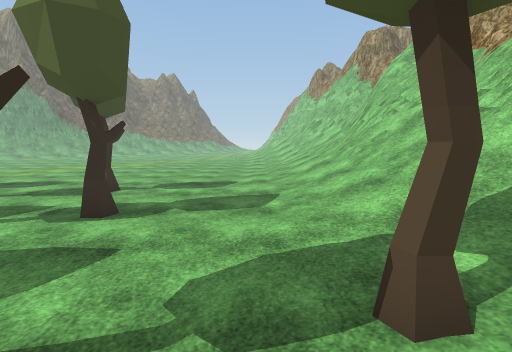
[1] (above)

21 first-person views from a walk through a scene from a Unity 3-D project. The camera is 1.5 m above the floor, tilts 6° down and sees 80° across. The floor is counted in squares, 1 m on a side. Each view is taken from the middle of a square. On the plan, view 1 faces up. The plan holds only what a view shows up to about 15 squares ahead; the rest is blank. The place goes on beyond the plan. The player is left out. Some surface patterns are stand-ins.

[2]
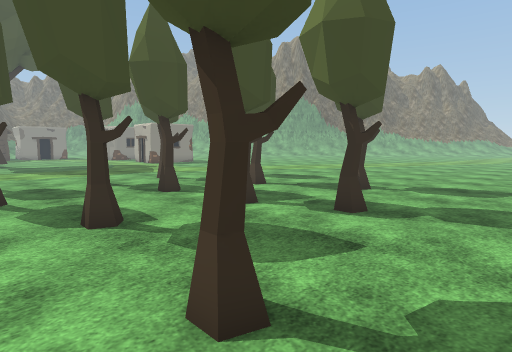

[3]
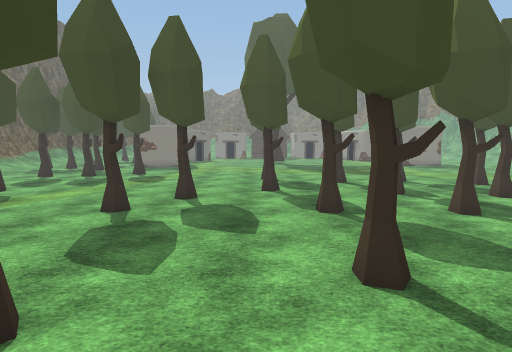

[4]
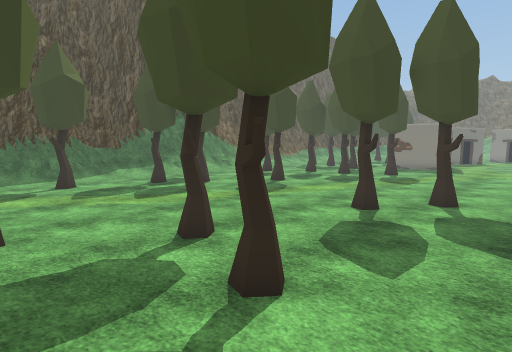

[5]
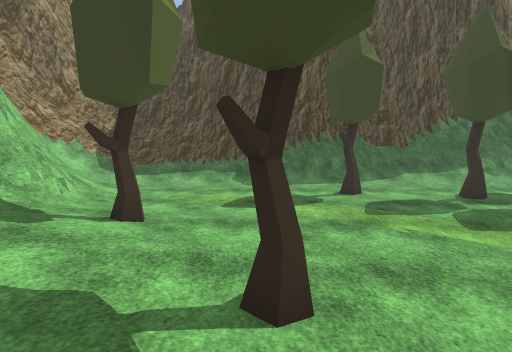

[6]
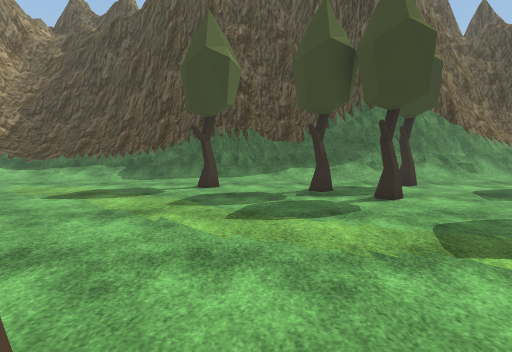

[7]
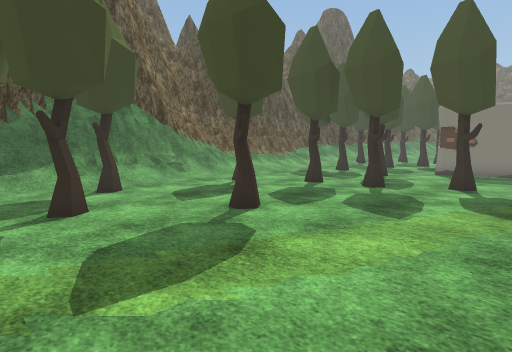

[8]
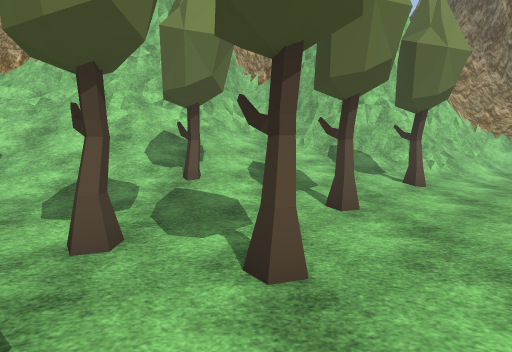

[9]
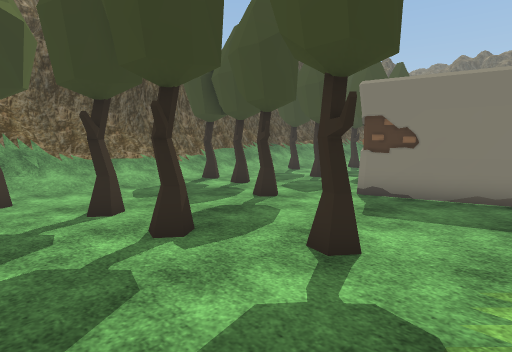

[10]
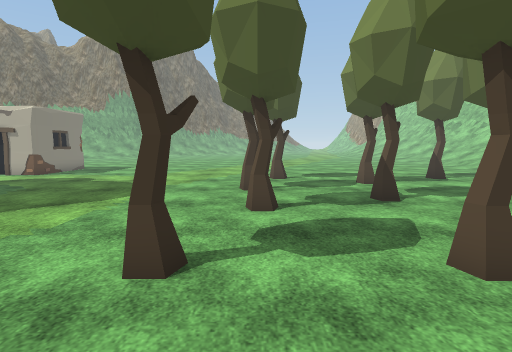

[11]
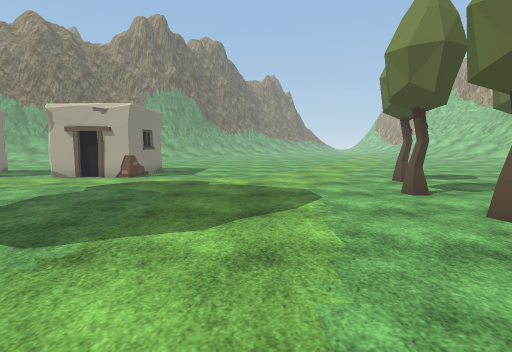

[12]
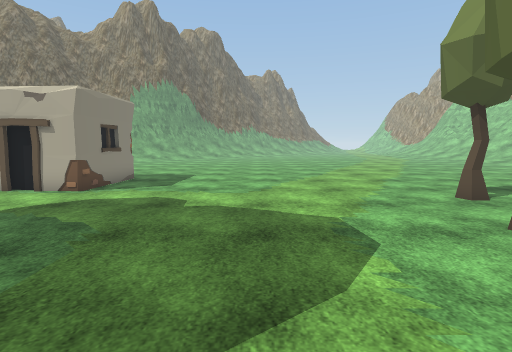

[13]
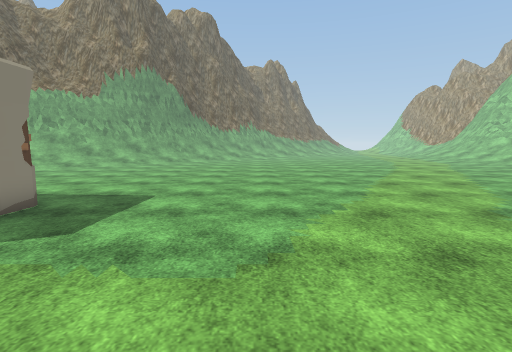

[14]
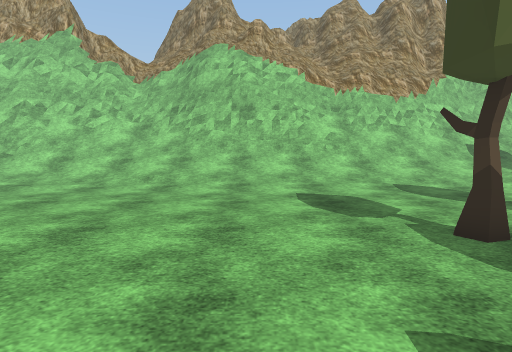

[15]
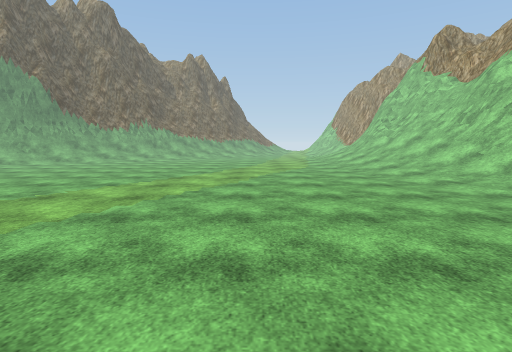

[16]
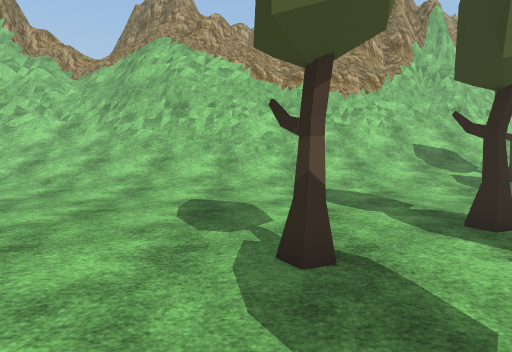

[17]
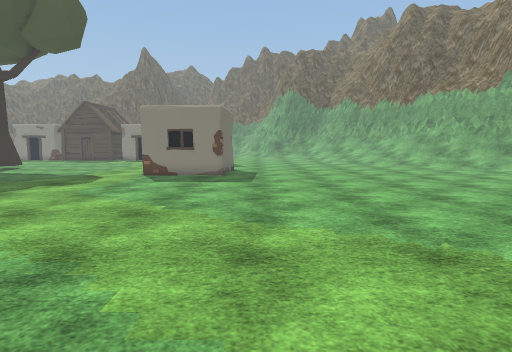

[18]
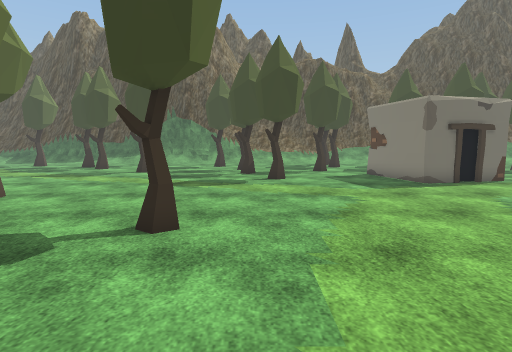

[19]
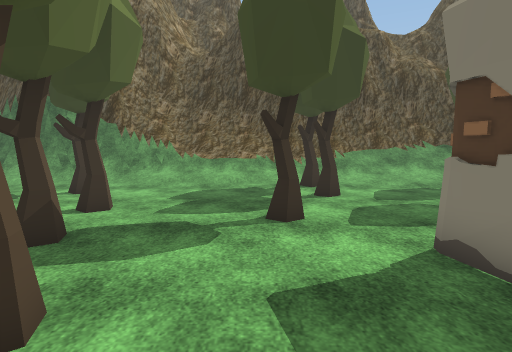

[20]
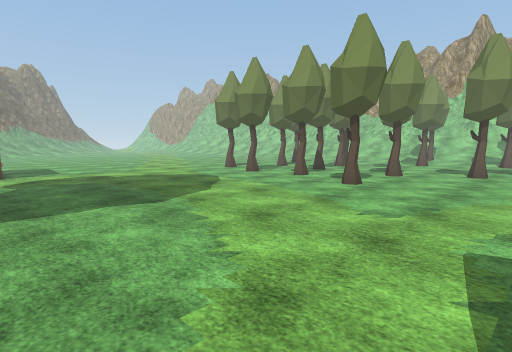

[21]
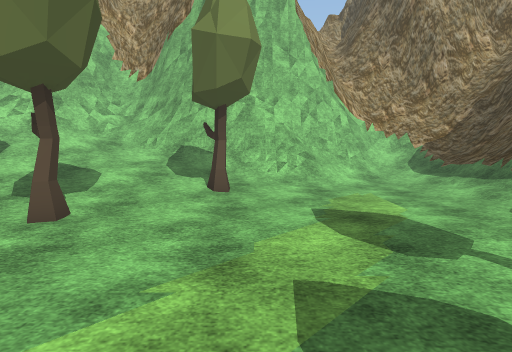

### Floor plan
Key: @ floor where view 1 was taken; # wall or solid block; . main floor; : floor 0.25 m higher than the main floor; / step, stairs or slope; = window, fence, low wall or low ledge; ^ raised ledge; T tree; O other object.
Columns run from 25 left of view 1 to 10 right of it. Each row starts with its distance up from view 1.
 26  ........................///=##
 25  .........................//=##
 24  .........................//===#
 23 ..........................////=#
 22 ...........................///=#
 21 ...........................///==
 20 ........................../////=
 19 ..........................////=#
 18 ..........................////=#
 17 ..........................////##
 16  .........................////##
 15  #O.......................////#
 14  #O.......................///=#
 13  O........................///=##
 12 ##........................///=##
 11 .............T............/////##
 10 .............T......T...../////=#
  9 ................TT........////=##
  8 ..........................////=#
  7 ............T........TT...////##
  6 ...................T......////=##
  5  ..............TT.........////==#
  4  ...........T..............////=##
  3  .........................:T////##
  2  .................TT...T..T/////=#
  1 ...........T...T...........////=##
  0 ...........T...T.........@.////=##
 -1 .........................../////=#
 -2 ................TT.......T.:////=#
 -3 .................T......T..:TT///###
 -4  .................TT.......///////=#
 -5 .......................TT...///////=
 -6 ####........................///////#
 -7    #....T..................T:////=##
 -8    #.........................////###
 -9    O.....T...................:///##
-10   .......TT....T.............T //##
-11  ....TT......................../=##
-12  .........T.......TT.........../=##
-13 T.................T............./=##
-14 ....T......TT.......T...........//##
-15 ....T......T....TT.....TT.......//=#
-16 ./..T..////....///...............//#
-17 //////////////====/////////.////////
-18 //////////===######=/=###===///////=
-19 ======////=####  ############====//^
-20 ########=###                   #####
-21       #####

Positions as (right, up) in squares from view 1, and headings:
1: (0, 0), facing up
2: (0, 0), facing up-left
3: (2, 0), facing left
4: (2, 0), facing down-left
5: (2, -4), facing down
6: (-3, -4), facing down
7: (-5, -5), facing down-left
8: (-5, -5), facing right
9: (-13, -5), facing down-left
10: (-13, -3), facing up
11: (-18, -2), facing up
12: (-18, 2), facing up
13: (-18, 8), facing up
14: (-10, 14), facing right
15: (-7, 11), facing up
16: (-9, 11), facing right
17: (-9, 17), facing left
18: (-16, 6), facing down
19: (-19, -5), facing down
20: (-25, -5), facing up-right
21: (-4, -11), facing right
